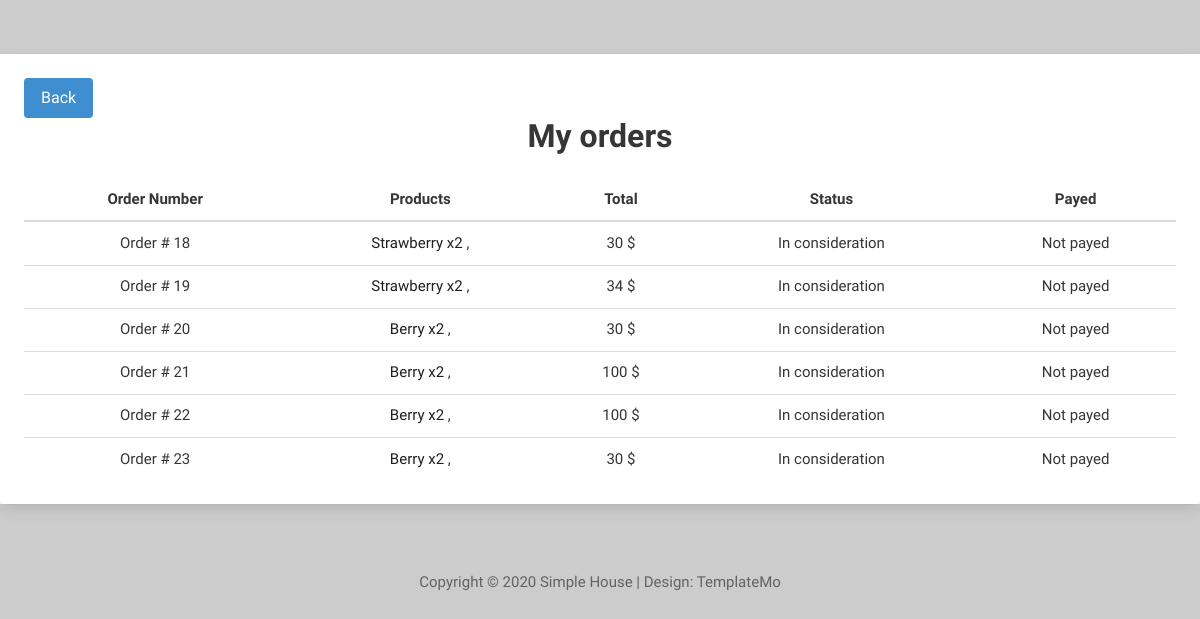
The page /orders/ (signed in) on the database its author committed.
### store/models.py (models this page shows, shortened)
class Order(models.Model):
    address = models.CharField(max_length=255, null=True, blank=True)
    phone = models.CharField(max_length=255, null=True)
    user = models.ForeignKey(User, on_delete=models.CASCADE, null=True)
    total_price = models.IntegerField()
    def __str__(self):
        return 'Order # %s' % (str(self.id))

class OrderProduct(models.Model):
    order = models.ForeignKey('store.Order', on_delete=models.CASCADE, related_name='order_products', null=True)
    product = models.ForeignKey('store.Products', on_delete=models.CASCADE)
    amount = models.IntegerField()
    total = models.IntegerField()
    def __str__(self):
        return '%s x%s' % (self.product, self.amount)

class Products(models.Model):
    category = models.ForeignKey('store.Category', on_delete=models.CASCADE, null=True)
    title = models.CharField(max_length=255)
    description = models.TextField()
    slug = models.SlugField()
    image = models.ImageField()
    price = models.IntegerField(null=True)
    def __str__(self):
        return self.title

### store/views.py (the view)
# urls.py: path('orders/', orders, name='orders'),
def orders(request):
    orders_list = Order.objects.filter(user=request.user)
    return render(request, 'orders.html', {'orders': orders_list})

### store/templates/orders.html (shortened to what this page needs)
{% load static %}
<!DOCTYPE html>
<html lang="en">
<head>
    <link rel="stylesheet" href="https://cdn.jsdelivr.net/npm/bulma@0.9.3/css/bulma.min.css">
    <link href="{% static '/css/all.min.css' %}" rel="stylesheet"/>
    <link href="{% static '/css/templatemo-style.css' %}" rel="stylesheet"/>
    <link rel="stylesheet" href="{% static '/css/style.css' %}">
</head>
<body>
    <br><br>
    <div class="container">
        <div class="card p-5">
                <a class='button is-info' href="{% url 'store:shop' %}">Back</a>
            <div class="content">
                {% if orders %}
                    <div class="title has-text-centered">My orders</div>
                    <table class="table has-text-centered">
                        <thead>
                        <tr>
                            <th>Order Number</th>
                            <th>Products</th>
                            <th>Total</th>
                            <th>Status</th>
                            <th>Payed</th>
                        </tr>
                        </thead>
                        <tbody>
                        {% for order in orders %}
                            <tr>
                                <td>{{ order }}</td>
                                <td>
                                    {% for order_product in order.order_products.all %}
                                        <a href="{% url 'store:detail' order_product.product.pk %}">
                                            {{ order_product }}
                                        </a>,
                                    {% endfor %}
                                </td>
                                <td>{{ order.total_price }} $</td>
                                <td>In consideration</td>
                                <td>Not payed</td>
                            </tr>
                        {% endfor %}
                        </tbody>
                    </table>
                {% else %}
                    <p class="title has-text-centered">Nothing ordered yet</p>
                {% endif %}
            </div>
        </div>
    </div>
<footer class="tm-footer text-center">
    <p>Copyright &copy; 2020 Simple House
        | Design: <a rel="nofollow" href="https://templatemo.com">TemplateMo</a></p>
</footer>
</body>
</html>

### store/static/css/templatemo-style.css (style rules this page uses)
ul, nav, body, h1, h2, h4, h6, p, figure { margin: 0; padding: 0; }
a, button { transition: all 0.3s ease; }
html { box-sizing: border-box; -ms-overflow-style: scrollbar; }
*, *::before, *::after { box-sizing: inherit; }
.container { width: 100%; max-width: 1200px; margin-right: auto; margin-left: auto; }
.text-center { text-align: center; }
body { font-family: 'Open Sans', Arial, sans-serif; font-size: 17px; background-color: #ccc; overflow-x: hidden; }
.container { background-color: white; }
p, address { color: #626364; line-height: 1.8; }
.tm-footer { padding: 25px 15px; margin-top: 40px; }
.tm-footer a { color: #626364; text-decoration: none; }

### store/static/css/style.css (style rules this page uses)
body { color: #666666; font-size: 15px; font-family: 'Athiti', sans-serif; line-height: 1.80857; }
a { color: #1f1f1f; text-decoration: none !important; outline: none !important; -webkit-transition: all .3s ease-in-out; -moz-transition: all .3s ease-in-out; -ms-transition: all .3s ease-in-out; -o-transition: all .3s ease-in-out; transition: all .3s ease-in-out; }
a { color: #1f1f1f; text-decoration: none; outline: none; }
a, .btn { text-decoration: none !important; outline: none !important; -webkit-transition: all .3s ease-in-out; -moz-transition: all .3s ease-in-out; -ms-transition: all .3s ease-in-out; -o-transition: all .3s ease-in-out; transition: all .3s ease-in-out; }

### rows shown on the page
Order: id "Order # 18", total_price "30"
OrderProduct: product+amount "Strawberry x2"
Order: id "Order # 19", total_price "34"
OrderProduct: product+amount "Strawberry x2"
Order: id "Order # 20", total_price "30"
OrderProduct: product+amount "Berry x2"
Order: id "Order # 21", total_price "100"
OrderProduct: product+amount "Berry x2"
Order: id "Order # 22", total_price "100"
OrderProduct: product+amount "Berry x2"
Order: id "Order # 23", total_price "30"
OrderProduct: product+amount "Berry x2"
